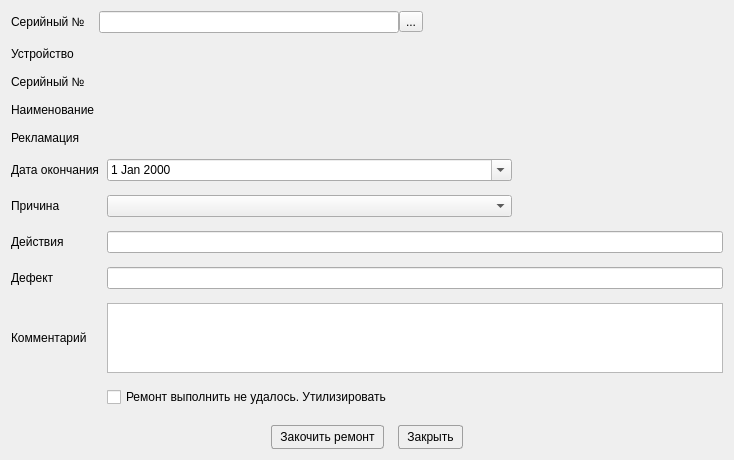
<?xml version="1.0" encoding="UTF-8"?>
<ui version="4.0">
 <class>EndRemontWindow</class>
 <widget class="QDialog" name="EndRemontWindow">
  <property name="geometry">
   <rect>
    <x>0</x>
    <y>0</y>
    <width>734</width>
    <height>460</height>
   </rect>
  </property>
  <property name="windowTitle">
   <string>Окончание ремонта</string>
  </property>
  <property name="styleSheet">
   <string notr="true">QGroupBox {
    border: 1px solid #9F9F9F;
    font-size: 14px;
    font-weight: 800;
    color: black;
    border-radius: 4px;
    margin-top: 2.5ex; 
    padding-top: 2ex;
}
QGroupBox::title {
    subcontrol-origin: margin;
    subcontrol-position: top center;
}


QPushButton {
    border-radius: 3px;
    border: 1px solid #9F9F9F;
	padding-left: 8px;
	padding-right: 8px;
	padding-top: 4px;
	padding-bottom: 4px;
}

QPushButton:hover { 
	background-color: white;
}

QPushButton:pressed {
background-color: LightGray;
    position: relative;
     top: 4px; left: 4px;
}

</string>
  </property>
  <layout class="QVBoxLayout" name="verticalLayout">
   <property name="spacing">
    <number>14</number>
   </property>
   <item>
    <layout class="QHBoxLayout" name="horizontalLayout_2">
     <item>
      <widget class="QLabel" name="label_4">
       <property name="text">
        <string>Серийный №</string>
       </property>
      </widget>
     </item>
     <item>
      <layout class="QHBoxLayout" name="horizontalLayout">
       <property name="spacing">
        <number>0</number>
       </property>
       <item>
        <widget class="QLineEdit" name="leNumber"/>
       </item>
       <item>
        <widget class="QToolButton" name="tbNumber">
         <property name="text">
          <string>...</string>
         </property>
        </widget>
       </item>
       <item>
        <spacer name="horizontalSpacer">
         <property name="orientation">
          <enum>Qt::Orientation::Horizontal</enum>
         </property>
         <property name="sizeHint" stdset="0">
          <size>
           <width>40</width>
           <height>20</height>
          </size>
         </property>
        </spacer>
       </item>
      </layout>
     </item>
    </layout>
   </item>
   <item>
    <layout class="QGridLayout" name="gridLayout" columnstretch="0,1,1,1" columnminimumwidth="0,0,0,0">
     <property name="bottomMargin">
      <number>4</number>
     </property>
     <property name="horizontalSpacing">
      <number>8</number>
     </property>
     <item row="1" column="0">
      <widget class="QLabel" name="label_6">
       <property name="text">
        <string>Серийный №</string>
       </property>
      </widget>
     </item>
     <item row="0" column="1" colspan="2">
      <widget class="QLabel" name="lbDevice">
       <property name="font">
        <font>
         <bold>true</bold>
        </font>
       </property>
       <property name="text">
        <string/>
       </property>
      </widget>
     </item>
     <item row="5" column="1" colspan="2">
      <widget class="QComboBox" name="cbReason"/>
     </item>
     <item row="4" column="0">
      <widget class="QLabel" name="label_3">
       <property name="text">
        <string>Дата окончания</string>
       </property>
      </widget>
     </item>
     <item row="7" column="0">
      <widget class="QLabel" name="label_9">
       <property name="text">
        <string>Дефект</string>
       </property>
      </widget>
     </item>
     <item row="6" column="0">
      <widget class="QLabel" name="label_5">
       <property name="text">
        <string>Действия</string>
       </property>
      </widget>
     </item>
     <item row="7" column="1" colspan="3">
      <widget class="QLineEdit" name="leDefect"/>
     </item>
     <item row="4" column="1" colspan="2">
      <widget class="QDateEdit" name="deDate">
       <property name="calendarPopup">
        <bool>true</bool>
       </property>
       <property name="timeSpec">
        <enum>Qt::TimeSpec::LocalTime</enum>
       </property>
      </widget>
     </item>
     <item row="3" column="0">
      <widget class="QLabel" name="label">
       <property name="text">
        <string>Рекламация</string>
       </property>
      </widget>
     </item>
     <item row="2" column="1" colspan="2">
      <widget class="QLabel" name="lbName">
       <property name="font">
        <font>
         <bold>true</bold>
        </font>
       </property>
       <property name="text">
        <string/>
       </property>
      </widget>
     </item>
     <item row="1" column="1" colspan="2">
      <widget class="QLabel" name="lbNumber">
       <property name="font">
        <font>
         <bold>true</bold>
        </font>
       </property>
       <property name="text">
        <string/>
       </property>
      </widget>
     </item>
     <item row="6" column="1" colspan="3">
      <widget class="QLineEdit" name="leAction"/>
     </item>
     <item row="5" column="0">
      <widget class="QLabel" name="label_8">
       <property name="text">
        <string>Причина</string>
       </property>
      </widget>
     </item>
     <item row="0" column="0">
      <widget class="QLabel" name="label_2">
       <property name="text">
        <string>Устройство</string>
       </property>
      </widget>
     </item>
     <item row="3" column="1" colspan="2">
      <widget class="QLabel" name="lbClaim">
       <property name="font">
        <font>
         <bold>true</bold>
        </font>
       </property>
       <property name="text">
        <string/>
       </property>
      </widget>
     </item>
     <item row="8" column="0">
      <widget class="QLabel" name="label_10">
       <property name="text">
        <string>Комментарий</string>
       </property>
      </widget>
     </item>
     <item row="2" column="0">
      <widget class="QLabel" name="label_7">
       <property name="text">
        <string>Наименование</string>
       </property>
      </widget>
     </item>
     <item row="8" column="1" colspan="3">
      <widget class="QPlainTextEdit" name="ptRemark"/>
     </item>
     <item row="9" column="1" colspan="2">
      <widget class="QCheckBox" name="cbScrap">
       <property name="text">
        <string>Ремонт выполнить не удалось. Утилизировать</string>
       </property>
      </widget>
     </item>
    </layout>
   </item>
   <item>
    <layout class="QHBoxLayout" name="horizontalLayout_3">
     <item>
      <spacer name="horizontalSpacer_3">
       <property name="orientation">
        <enum>Qt::Orientation::Horizontal</enum>
       </property>
       <property name="sizeHint" stdset="0">
        <size>
         <width>40</width>
         <height>20</height>
        </size>
       </property>
      </spacer>
     </item>
     <item>
      <widget class="QPushButton" name="pbEndRemont">
       <property name="text">
        <string>Закочить ремонт</string>
       </property>
      </widget>
     </item>
     <item>
      <widget class="QPushButton" name="pbClose">
       <property name="text">
        <string>Закрыть</string>
       </property>
       <property name="default">
        <bool>true</bool>
       </property>
      </widget>
     </item>
     <item>
      <spacer name="horizontalSpacer_2">
       <property name="orientation">
        <enum>Qt::Orientation::Horizontal</enum>
       </property>
       <property name="sizeHint" stdset="0">
        <size>
         <width>40</width>
         <height>20</height>
        </size>
       </property>
      </spacer>
     </item>
    </layout>
   </item>
  </layout>
 </widget>
 <resources/>
 <connections>
  <connection>
   <sender>pbClose</sender>
   <signal>clicked()</signal>
   <receiver>EndRemontWindow</receiver>
   <slot>reject()</slot>
   <hints>
    <hint type="sourcelabel">
     <x>319</x>
     <y>281</y>
    </hint>
    <hint type="destinationlabel">
     <x>261</x>
     <y>171</y>
    </hint>
   </hints>
  </connection>
 </connections>
</ui>
